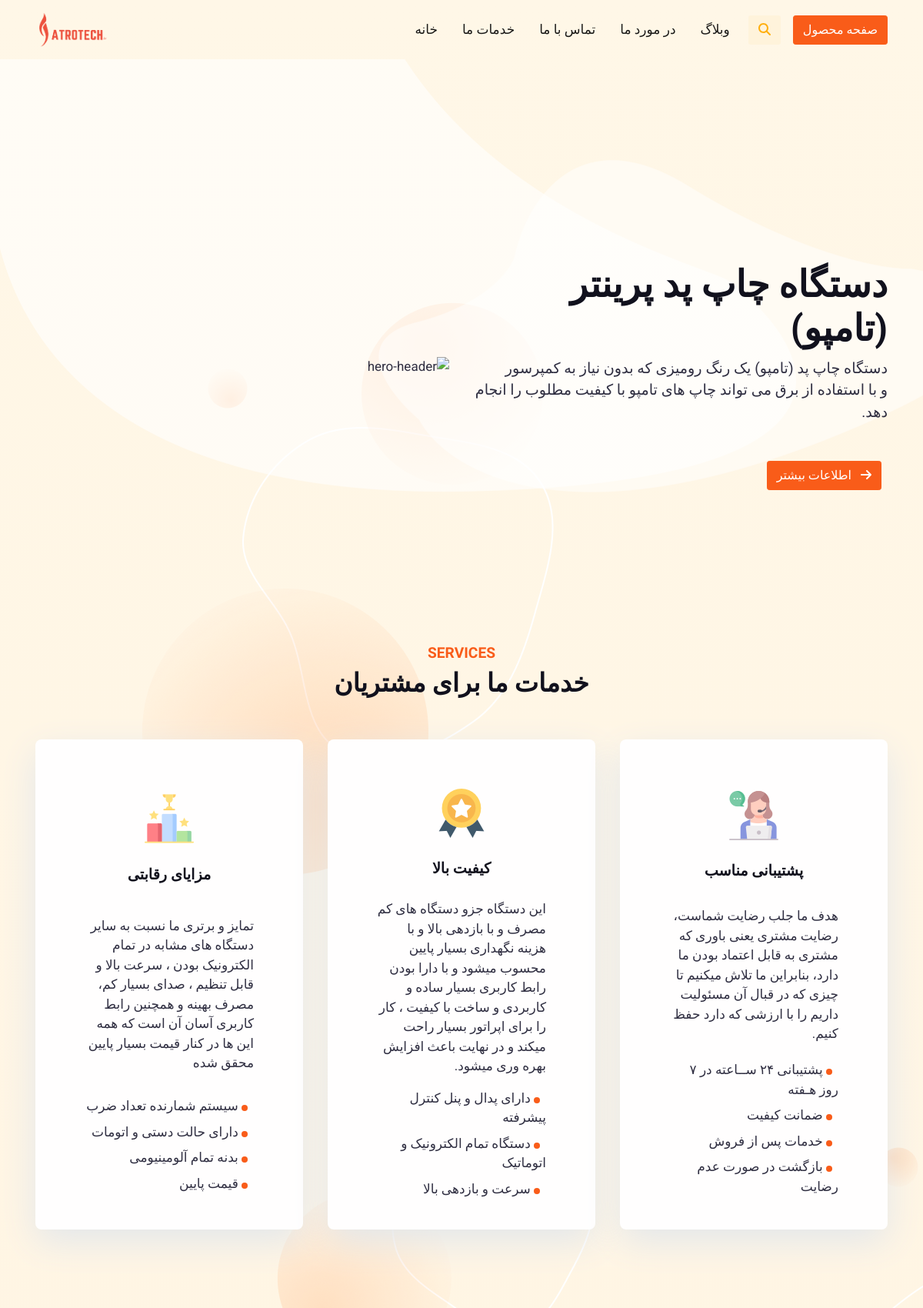
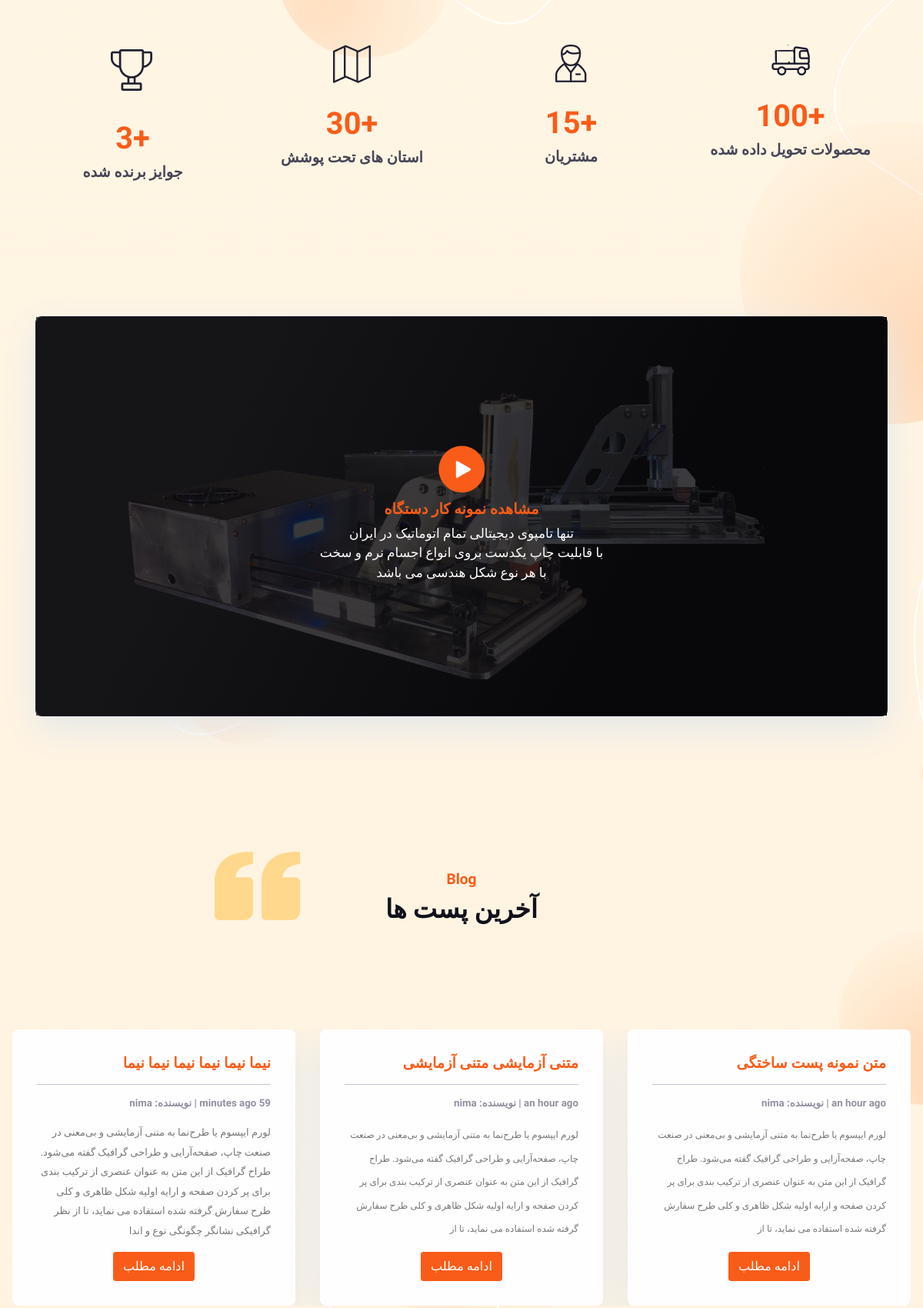
The page / (upper part) on the database its author committed (2 pictures, top to bottom).
### blog/models.py (models this page shows, shortened)
class Post(models.Model):
    title = models.CharField(max_length=200, unique=True)
    slug = models.SlugField(max_length=200, unique=True)
    author = models.ForeignKey(
        User, on_delete=models.CASCADE, related_name="blog_posts"
    )
    updated_on = models.DateTimeField(auto_now=True)
    content = models.TextField()
    created_on = models.DateTimeField(auto_now_add=True)
    status = models.IntegerField(choices=STATUS, default=0)
    class Meta:
        ordering = ["-created_on"]

### blog/views.py (the view)
# urls.py: path("", views.tampo, name="tampo"),
def tampo(request):
    posts = models.Post.objects.filter(status=True).order_by("-created_on")[:3]
    return render(request, 'tampo.html', {'posts': posts})

### templates/tampo.html (shortened to what this page needs)
{% extends "base.html" %}
{% load static %}
{% block content %}
{% load humanize %}
  <section class="py-xxl-10 pb-0" id="home">
    <div class="bg-holder bg-size" style="background-image:url({% static 'tampo/assets/img/gallery/hero-header-bg.png' %});background-position:top center;background-size:cover;">
    </div>
    <div class="container" dir="rtl">
      <div class="row align-items-center">
        <div class="col-md-5 col-xl-6 col-xxl-7 order-0 order-md-1 text-end"><img class="pt-7 pt-md-0 w-100" src="{% static 'tampo/assets/img/illustrations/hero.png' %}" alt="hero-header" /></div>
        <div class="col-md-75 col-xl-6 col-xxl-5 py-8">
          <br>
          <h1 class="fw-bolder fs-6 fs-xxl-7 mb-2"> دستگاه چاپ پد پرینتر (تامپو) </h1>
          <p class="fs-1 mb-5"> دستگاه چاپ پد (تامپو) یک رنگ رومیزی که بدون نیاز به کمپرسور  <br> و با استفاده از برق می تواند چاپ های تامپو با کیفیت مطلوب را انجام دهد. </p>
          <a class="btn btn-primary me-2" href="#!" role="button" dir="ltr"> اطلاعات بیشتر <i class="fas fa-arrow-right ms-2"></i></a>
        </div>
      </div>
    </div>
  </section>
<section class="py-7" id="services" container-xl="container-xl">
  <div class="container">
    <div class="row justify-content-center">
      <div class="col-md-8 col-lg-5 text-center mb-3">
        <h5 class="text-danger">SERVICES</h5>
        <h2> خدمات ما برای مشتریان </h2>
      </div>
    </div>
    <div class="row h-100 justify-content-center">
      <div class="col-md-4 pt-4 px-md-2 px-lg-3">
        <div class="card h-100 px-lg-5 card-span">
          <div class="card-body d-flex flex-column justify-content-around" dir="rtl">
            <div class="text-center pt-5"><img class="img-fluid" src="{% static 'tampo/assets/img/icons/competition.png' %}" alt="..." />
              <h5 class="my-4"> مزایای رقابتی </h5>
            </div>
            <p> تمایز و برتری ما نسبت به سایر دستگاه های مشابه در تمام الکترونیک بودن ، سرعت بالا و قابل تنظیم ، صدای بسیار کم، مصرف بهینه و همچنین رابط کاربری آسان آن است که همه این ها در کنار قیمت بسیار پایین محقق شده  </p>
            <ul class="list-unstyled">
              <li class="mb-2"><span class="me-2"><i class="fas fa-circle text-primary" style="font-size:.5rem"></i></span> سیستم شمارنده تعداد ضرب </li>
              <li class="mb-2"><span class="me-2"><i class="fas fa-circle text-primary" style="font-size:.5rem"></i></span> دارای حالت دستی و اتومات </li>
              <li class="mb-2"><span class="me-2"><i class="fas fa-circle text-primary" style="font-size:.5rem"></i></span> بدنه تمام آلومینیومی </li>
              <li class="mb-2"><span class="me-2"><i class="fas fa-circle text-primary" style="font-size:.5rem"></i></span> قیمت پایین </li>
            </ul>
          </div>
        </div>
      </div>
      <div class="col-md-4 pt-4 px-md-2 px-lg-3">
        <div class="card h-100 px-lg-5 card-span">
          <div class="card-body d-flex flex-column justify-content-around" dir="rtl">
            <div class="text-center pt-5"><img class="img-fluid" src="{% static 'tampo/assets/img/icons/medal.png' %}" alt="..." />
              <h5 class="my-4"> کیفیت بالا </h5>
            </div>
            <p> این دستگاه جزو دستگاه های کم مصرف و با بازدهی بالا و با هزینه نگهداری بسیار پایین محسوب میشود و با دارا بودن رابط کاربری بسیار ساده و کاربردی و ساخت با کیفیت ، کار را برای اپراتور بسیار راحت میکند و در نهايت باعث افزایش بهره وری میشود. </p>
            <ul class="list-unstyled">
              <li class="mb-2"><span class="me-2"><i class="fas fa-circle text-primary" style="font-size:.5rem"></i></span> دارای پدال و پنل کنترل پیشرفته </li>
              <li class="mb-2"><span class="me-2"><i class="fas fa-circle text-primary" style="font-size:.5rem"></i></span> دستگاه تمام الکترونیک و اتوماتیک  </li>
              <li class="mb-2"><span class="me-2"><i class="fas fa-circle text-primary" style="font-size:.5rem"></i></span> سرعت و بازدهی بالا </li>
            </ul>
          </div>
        </div>
      </div>
      <div class="col-md-4 pt-4 px-md-2 px-lg-3">
        <div class="card h-100 px-lg-5 card-span">
          <div class="card-body d-flex flex-column justify-content-around" dir="rtl">
            <div class="text-center pt-5"><img class="img-fluid" src="{% static 'tampo/assets/img/icons/service.png' %}" alt="..." />
              <h5 class="my-4"> پشتیبانی مناسب </h5>
            </div>
            <p>  هدف ما جلب رضایت شماست، رضایت مشتری یعنی باوری که مشتری به قابل اعتماد بودن ما دارد، بنابراین ما تلاش میکنیم تا چیزی که در قبال آن مسئولیت داریم را با ارزشی که دارد حفظ کنیم. </p>
            <ul class="list-unstyled">
              <li class="mb-2"><span class="me-2"><i class="fas fa-circle text-primary" style="font-size:.5rem"></i></span> پشتیبانی ۲۴ ســاعته در ۷ روز هـفته </li>
              <li class="mb-2"><span class="me-2"><i class="fas fa-circle text-primary" style="font-size:.5rem"></i></span>	ضمانت کیفیت </li>
              <li class="mb-2"><span class="me-2"><i class="fas fa-circle text-primary" style="font-size:.5rem"></i></span>	خدمات پس از فروش </li>
              <li class="mb-2"><span class="me-2"><i class="fas fa-circle text-primary" style="font-size:.5rem"></i></span> بازگشت در صورت عدم رضایت </li>
            </ul>
          </div>
        </div>
      </div>
    </div>
  </div>
</section>
<section class="pt-7 pb-0">
  <div class="container">
    <div class="row">
      <div class="col-6 col-lg mb-5">
        <div class="text-center"><img src="{% static 'tampo/assets/img/icons/awards.png' %}" alt="..." />
          <h1 class="text-primary mt-4">3+</h1>
          <h5 class="text-800"> جوایز برنده شده </h5>
        </div>
      </div>
      <div class="col-6 col-lg mb-5">
        <div class="text-center"><img src="{% static 'tampo/assets/img/icons/states.png' %}" alt="..." />
          <h1 class="text-primary mt-4">30+</h1>
          <h5 class="text-800"> استان های تحت پوشش </h5>
        </div>
      </div>
      <div class="col-6 col-lg mb-5">
        <div class="text-center"><img src="{% static 'tampo/assets/img/icons/clients.png' %}" alt="..." />
          <h1 class="text-primary mt-4">15+</h1>
          <h5 class="text-800"> مشتریان </h5>
        </div>
      </div>
      <div class="col-6 col-lg mb-5">
        <div class="text-center"><img src="{% static 'tampo/assets/img/icons/goods.png' %}" alt="..." />
          <h1 class="text-primary mt-4">100+</h1>
          <h5 class="text-800"> محصولات تحویل داده شده </h5>
        </div>
      </div>
    </div>
  </div>
</section>
<section>
  <div class="container">
    <div class="row">
      <div class="col-12">
        <div class="card bg-dark text-white py-4 py-sm-0"><img class="w-100" src="{% static 'tampo/assets/img/gallery/video.png' %}" alt="video" />
          <div class="card-img-overlay bg-dark-gradient d-flex flex-column flex-center"><img src="{% static 'tampo/assets/img/icons/play.png' %}" width="80" alt="play" />
            <h5 class="text-primary"> مشاهده نمونه کار دستگاه </h5>
            <p class="text-center"> تنها تامپوی دیجیتالی تمام اتوماتیک در ایران <br> با قابلیت چاپ یکدست بروی انواع اجسام نرم و سخت <br> با هر نوع شکل هندسی می باشد </p>
          </div>
        </div>
      </div>
    </div>
  </div>
</section>
<section class="py-7">
  <div class="container-fluid">
    <div class="row flex-center">
      <div class="col-md-8 col-lg-5 text-center">
        <h5 class="text-danger"> Blog </h5>
        <h2> آخرین پست ها </h2>
      </div>
      <div class="carousel slide pt-6" id="carouselExampleDark" data-bs-ride="carousel">
        <div class="carousel slide pt-6" id="carouselExampleDark" data-bs-ride="carousel">
          <div class="carousel-inner">
            <div class="carousel-item active" data-bs-interval="10000">
              <div class="row h-100">
       {% for Post in posts %}
          <div class="col-md-4 mb-3 mb-md-0" dir="rtl">
            <div class="card h-100 card-span p-3">
              <div class="card-body">
                <h5 class="mb-0 text-primary"> {{ Post.title }} </h5> <hr>
                <p class="card-text text-muted h6"> {{ Post.created_on|naturaltime }} | نویسنده: {{ Post.author }}  </p>
                <p class="card-text "> {{ Post.content|safe|slice:":400" }}  </p>
                <div align="center">
                  <a href="{% url 'post_detail' Post.slug  %}" class="btn btn-primary"> ادامه مطلب </a>
                </div>
              </div>
            </div>
          </div>
       {% endfor %}
       </div></div></div></div>
      </div>
    </div>
  </div>
</section>
{%endblock%}

### static/css/base.css (style rules this page uses)
body { font-family: "Roboto", sans-serif; font-size: 17px; background-color: #fdfdfd; }
.card { box-shadow: 0 16px 48px #E3E7EB; }

### rows shown on the page
Post: title "نیما نیما نیما نیما نیما نیما", author "nima", content "لورم ایپسوم یا طرح‌نما به متنی آزمایشی و بی‌معنی در صنعت چاپ، صفحه‌آرایی و طراحی گرافیک گفته می‌شود. طراح گرافیک از این متن به عنوان عنصری از ترکیب بندی برای پر کردن صفحه و ارایه اولیه شکل ظاهری و کلی طرح سفارش گرفته شده استفاده می نماید، تا از نظر گرافیکی نشانگر چگونگی نوع و اندا"
Post: title "متنی آزمایشی متنی آزمایشی", created_on "an hour ago", author "nima", content "لورم ایپسوم یا طرح‌نما به متنی آزمایشی و بی‌معنی در صنعت چاپ، صفحه‌آرایی و طراحی گرافیک گفته می‌شود. طراح گرافیک از این متن به عنوان عنصری از ترکیب بندی برای پر کردن صفحه و ارایه اولیه شکل ظاهری و کلی طرح سفارش گرفته شده استفاده می نماید، تا از"
Post: title "متن نمونه پست ساختگی", created_on "an hour ago", author "nima", content "لورم ایپسوم یا طرح‌نما به متنی آزمایشی و بی‌معنی در صنعت چاپ، صفحه‌آرایی و طراحی گرافیک گفته می‌شود. طراح گرافیک از این متن به عنوان عنصری از ترکیب بندی برای پر کردن صفحه و ارایه اولیه شکل ظاهری و کلی طرح سفارش گرفته شده استفاده می نماید، تا از"
